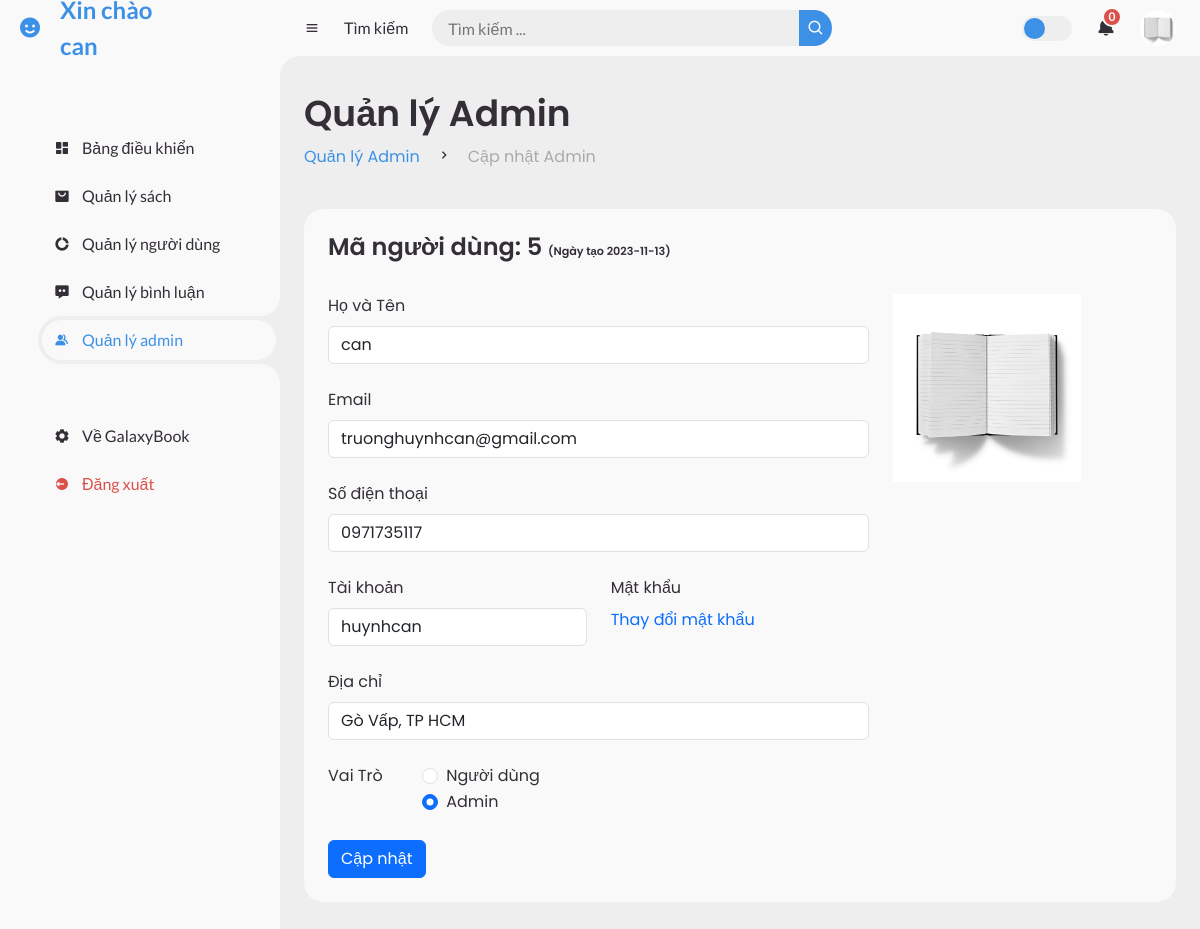
The page /index.php?pg=ad&active=admin_update&userId=5 (signed in) on the database its author committed.
### tables this page shows
CREATE TABLE `nguoidung` (
  `Id` int(5) NOT NULL,
  `HoVaTen` varchar(100) NOT NULL,
  `Avatar` varchar(255) DEFAULT 'avatar1.jpg',
  `DiaChi` varchar(255) NOT NULL,
  `Email` varchar(255) NOT NULL,
  `SDT` varchar(10) NOT NULL,
  `TaiKhoan` varchar(255) NOT NULL,
  `MatKhau` varchar(32) NOT NULL COMMENT 'dùng hàm md5 mã hóa',
  `NgayTao` date NOT NULL,
  `VaiTro` int(1) DEFAULT 0 COMMENT '0 site, 1 admin'
);

### admin/view/index.php (called while the page is built, shortened)
<?php
include('admin/model/m_user.php');
include('admin/view/header.php');
include('admin/view/' . $active . '.php');
include('admin/view/footer.php');
?>

### admin/model/m_user.php (called while the page is built, shortened)
<?php
function getUserById($userId) {
    try {
        $conn = pdo_get_connection();
        if ($conn) {
            $sql = "SELECT * FROM nguoidung WHERE Id = :userId";
            $stmt = $conn->prepare($sql);
            $stmt->bindParam(':userId', $userId, PDO::PARAM_INT);
            $stmt->execute();
            $result = $stmt->fetch(PDO::FETCH_ASSOC);
            return $result;
        } else {
            return null;
        }
    } catch (PDOException $e) {
        echo "Lỗi truy vấn: " . $e->getMessage();
        return null;
    }
}
?>

### admin/view/admin_update.php (the view)
<?php
$userId = $_GET['userId'];
$user = getUserById($userId);
?>
<main>
    <div class="head-title">
        <div class="left">
                <h1>Quản lý Admin</h1>
                <ul class="breadcrumb">
                    <li>
                        <a href="index.php?pg=ad&active=admin_management" class="active">Quản lý Admin</a>
                    </li>
                    <li><i class='bx bx-chevron-right'></i></li>
                    <li>
                        <a class="" href="#">Cập nhật Admin</a>
                    </li>
                </ul>
        </div>
    </div>
    <div class="table-data">
        <div class="order">
            <div class="head">
                <h3>Mã người dùng:
                    <?= $user['Id'] ?>
                    <span style="font-size: 0.7rem; color:var(--dark)">(Ngày tạo
                        <?= $user['NgayTao'] ?>)
                    </span>
                </h3>
            </div>
            <form action="index.php?pg=ad&active=admin_update&userId=<?= $user['Id'] ?>" method="post" class="row">
                <div class="col-lg-8 d-flex flex-column gap-2">
                    <div class="mb-3">
                        <label for="tennguoidung" class="form-label">Họ và Tên</label>
                        <input type="text" class="form-control" id="tennguoidung" name="tennguoidung"
                            value="<?= $user['HoVaTen'] ?>">
                    </div>
                    <div class="mb-3">
                        <label for="email" class="form-label">Email</label>
                        <input type="text" class="form-control" id="email" name="email" value="<?= $user['Email'] ?>">
                    </div>
                    <div class="mb-3">
                        <label for="sdt" class="form-label">Số điện thoại</label>
                        <input type="text" class="form-control" id="sdt" name="sdt" value="<?= $user['SDT'] ?>">
                    </div>
                    <div class="mb-3 row">
                        <div class="col-md-6">
                            <label for="taikhoan" class="form-label">Tài khoản</label>
                            <input type="text" class="form-control" id="taikhoan" name="taikhoan"
                                value="<?= $user['TaiKhoan'] ?>">
                        </div>
                        <div class="col-md-6">
                            <label for="matkhau" class="form-label">Mật khẩu</label>
                            <br>
                            <a href="form-control">Thay đổi mật khẩu</a>
                        </div>
                    </div>
                    <div class="mb-3">
                        <label for="diachi" class="form-label">Địa chỉ</label>
                        <input type="text" class="form-control" id="diachi" name="diachi"
                            value="<?= $user['DiaChi'] ?>">
                    </div>
                    <fieldset class="row mb-3">
                        <legend class="col-form-label col-sm-2 pt-0">Vai Trò</legend>
                        <div class="col-sm-10">
                            <?php
                            if ($user['VaiTro'] == 0) {
                                echo '
                                <div class="form-check">
                                    <input class="form-check-input" type="radio" name="vaitro" id="site" value="0" checked>
                                    <label class="form-check-label" for="site">
                                        Người dùng
                                    </label>
                                </div>
                                <div class="form-check">
                                    <input class="form-check-input" type="radio" name="vaitro" id="admin" value="1">
                                    <label class="form-check-label" for="admin">
                                        Admin
                                    </label>
                                </div>
                                    ';
                            } else {
                                echo '
                                <div class="form-check">
                                    <input class="form-check-input" type="radio" name="vaitro" id="site" value="0">
                                    <label class="form-check-label" for="site">
                                        Người dùng
                                    </label>
                                </div>
                                <div class="form-check">
                                    <input class="form-check-input" type="radio" name="vaitro" id="admin" value="1" checked>
                                    <label class="form-check-label" for="admin">
                                        Admin
                                    </label>
                                </div>
                                    ';
                            }
                            ?>
                        </div>
                    </fieldset>
                    <div class="col-auto">
                        <input type="submit" class="btn btn-primary" name="save" value="Cập nhật">
                    </div>
                </div>
                <div class="col-lg-3 d-flex flex-column gap-2">
                    <img src="upload/avatar/<?= $user['Avatar'] ?>" alt="<?= $user['HoVaTen'] ?>">
                </div>
            </form>
        </div>
</main>

### admin/layout/assets/css/header_footer.css (style rules this page uses)
* { margin: 0; padding: 0; box-sizing: border-box; }
a { text-decoration: none; }
li { list-style: none; }
:root { --poppins: 'Poppins', sans-serif; --lato: 'Lato', sans-serif; --light: #F9F9F9; --blue: #3C91E6; --light-blue: #CFE8FF; --grey: #eee; --dark-grey: #AAAAAA; --dark: #342E37; --red: #DB504A; --yellow: #FFCE26; --light-yellow: #FFF2C6; --orange: #FD7238; --light-orange: #FFE0D3; }
html { overflow-x: hidden; }
body { background: var(--grey); overflow-x: hidden; }

### admin/layout/assets/css/admin_update.css (style rules this page uses)
#content main { width: 100%; padding: 36px 24px; font-family: var(--poppins); max-height: calc(100vh - 56px); overflow-y: auto; }
#content main .head-title { display: flex; align-items: center; justify-content: space-between; grid-gap: 16px; flex-wrap: wrap; }
#content main .head-title .left h1 { font-size: 36px; font-weight: 600; margin-bottom: 10px; color: var(--dark); }
#content main .head-title .left .breadcrumb { display: flex; align-items: center; grid-gap: 16px; }
#content main .head-title .left .breadcrumb li { color: var(--dark); }
#content main .head-title .left .breadcrumb li a { color: var(--dark-grey); pointer-events: none; }
#content main .head-title .left .breadcrumb li a.active { color: var(--blue); pointer-events: unset; }
#content main .table-data { display: flex; flex-wrap: wrap; grid-gap: 24px; margin-top: 24px; width: 100%; color: var(--dark); }
#content main .table-data > div { border-radius: 20px; background: var(--light); padding: 24px; overflow-x: auto; }
#content main .table-data .head { display: flex; flex-direction:column; align-items: start; grid-gap: 16px; margin-bottom: 24px; }
#content main .table-data .head h3 { margin-right: auto; font-size: 24px; font-weight: 600; }
#content main .table-data .order { flex-grow: 1; flex-basis: 500px; }
@media screen and (max-width: 1440px) { #content main .table-data .head { min-width: 420px; } }

### rows shown on the page
nguoidung: Id "5", NgayTao "2023-11-13", tennguoidung "can", email "truonghuynhcan@gmail.com", sdt "0971735117", taikhoan "huynhcan", diachi "Gò Vấp, TP HCM", Avatar (picture)

### other values the page prints
$_SESSION['user']['HoVaTen'] "can"
